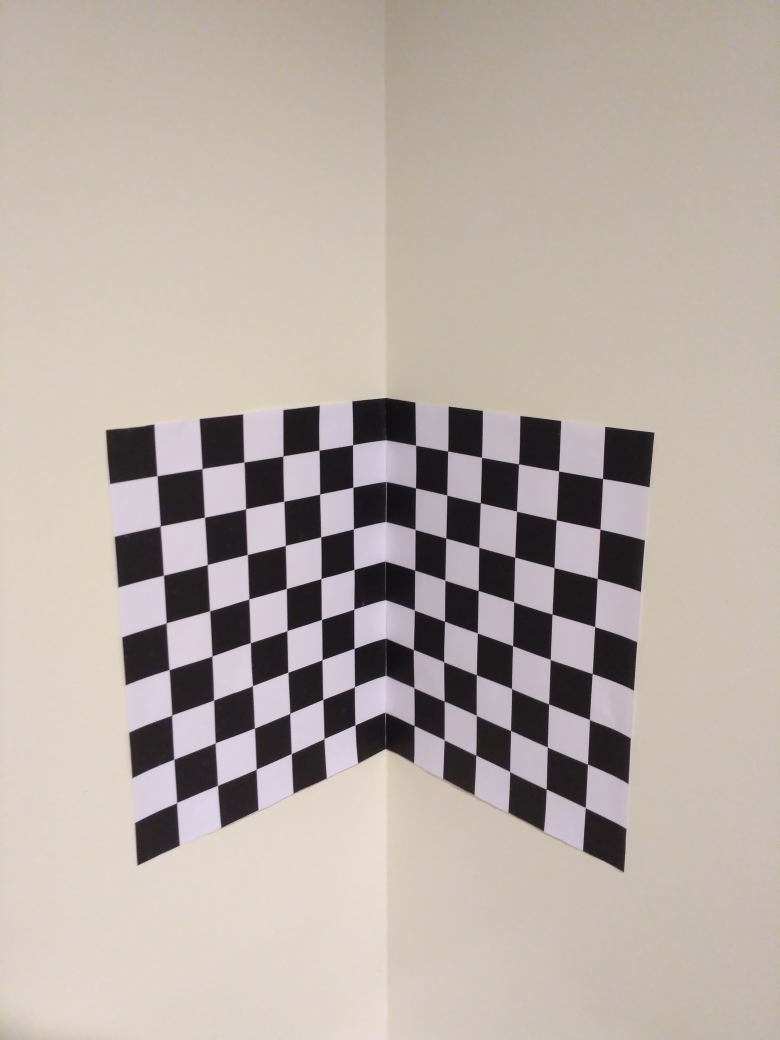
#> input picture assignment-1/images/Section-1/calib-object.jpg, 3120 x 4160 px (shown at 1/4 size)
$ jupyter execute Q1.ipynb   (shell and % lines are left out)
#> lines starting #> are read from the running program, lines starting #| are printed output that depends on the picture
[cell 1]
import cv2
import numpy as np
import matplotlib.pyplot as plt

import matplotlib.image as mpimg

np.set_printoptions(suppress=True)

This code defines the object points and performs Direct Linear Transform (DLT) using numpy's linalg.lstsq function. It calculates the projection matrix, P, from the intrinsic camera matrix, K, and extrinsic matrix, E. Then it projects the object points to the image points and calculate the error between these two points. Finally, it plots the image with the object points and image points, showing the error.

This code is showing a basic example of camera calibration without using OpenCV libraries and it may need to be adjusted to match your specific use case. Additionally, you may have to use more complex camera model with more parameters for more accurate calibration.

[cell 2]
# Load the image

img=mpimg.imread('../images/Section-1/calib-object.jpg')
#> img is the input picture: shape (4160, 3120, 3); mean R, G, B 183.5, 172.4, 165.1
imgplot = plt.imshow(img)

[cell 3]
# [13 lines of commented-out code are left out]

[cell 4]
image_coords= np.array([
        (982,2046),  (986,2228),  (1004,2396), (1009,2586), (1017,2745),
        (1925,2015), (1920,2192), (1920,2369), (1920,2541), (1916,2705),
        (1287,2161), (1292,2316), (1292,2484),
        (1783,2488), (1787,2329), (1787,2161),
        (1544,2091), (1544,2245), (1544,2400), (1548,2555)
    ])

[cell 5]
fig = plt.figure(figsize=(10,10))
imgplot = plt.imshow(img)

N = len(image_coords)

colors = np.random.rand(N)
colors[0:5] = colors[0]
colors[5:10] = colors[5]
colors[10:13] = colors[10]
colors[13:16] = colors[13]
colors[16:20] = colors[16]

area = (10 * np.ones(N))**2

plt.scatter(image_coords[:,0], image_coords[:,1], c=colors, s=area)
plt.show()
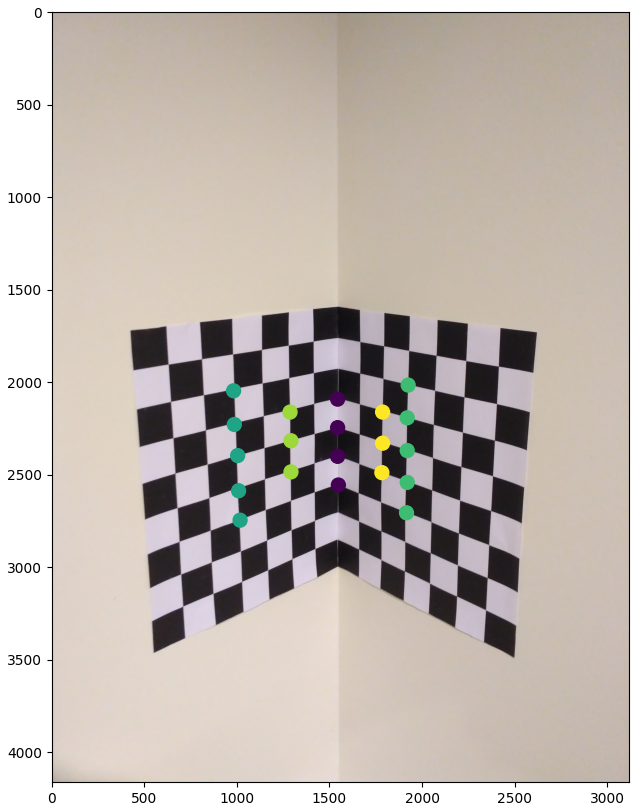
#> figure drawn by matplotlib, 1 panel

[cell 6]
# Keeping this for reference
# image_coords= np.array([
#         (982,2046),  (986,2228),  (1004,2396), (1009,2586), (1017,2745),
#         (1925,2015), (1920,2192), (1920,2369), (1920,2541), (1916,2705),
#         (1287,2161), (1292,2316), (1292,2484),
#         (1783,2488), (1787,2329), (1787,2161),
#         (1544,2091), (1544,2245), (1544,2400), (1548,2555)
#     ])

[cell 7]
# Respe
world_coords = np.array([
                    [0,2,4], [0,3,4], [0,4,4], [0,5,4], [0,6,4],
                    [3,2,0], [3,3,0], [3,4,0], [3,5,0], [3,6,0],
                    [0,3,2], [0,4,2], [0,5,2],
                    [2,5,0], [2,4,0], [2,3,0],
                    [0,3,0], [0,4,0], [0,5,0], [0,6,0]
                ])

[cell 8]
# Makes a matrix homogeneous - appends one to the end of each row
def make_homo(no_homo):
    homo = np.hstack([no_homo, np.ones(no_homo.shape[0]).reshape(-1,1)])
    return homo

[cell 9]
# small x denotes the image coordinates
x = make_homo(image_coords)

# big X denotes the world coordinates
X = make_homo(world_coords)

[cell 10]
# idx_s = [1, 3, 5, 7, 9, 11, 13, 16, 18]
# x = x[idx_s]
# X = X[idx_s]

[cell 11]
def Normalization(nd,x):
    '''
    Normalization of coordinates (centroid to the origin and mean distance of sqrt(2 or 3).
    Inputs:
     nd: number of dimensions (2 for 2D; 3 for 3D)
     x: the data to be normalized (directions at different columns and points at rows)
    Outputs:
     Tr: the transformation matrix (translation plus scaling)
     x: the transformed data
    '''

    x = np.asarray(x)
    m, s = np.mean(x,0), np.std(x)
    if nd==2:
        Tr = np.array([[s, 0, m[0]], [0, s, m[1]], [0, 0, 1]])
    else:
        Tr = np.array([[s, 0, 0, m[0]], [0, s, 0, m[1]], [0, 0, s, m[2]], [0, 0, 0, 1]])

    Tr = np.linalg.inv(Tr)
    x = np.dot( Tr, x.T )
    x = x.T

    return Tr, x

def DLT(x, X):
    # Txyz, X = Normalization(3, X)
    # Tuv, x = Normalization(2, x)

    A = []
    for i in range(x.shape[0]):
        A.append(
            [X[i][0], X[i][1], X[i][2], X[i][3],       0,       0,       0,       0, -x[i][0]*X[i][0], -x[i][0]*X[i][1], -x[i][0]*X[i][2], -x[i][0]]
            )
        A.append(
            [      0,       0,       0,       0, X[i][0], X[i][1], X[i][2], X[i][3], -x[i][1]*X[i][0], -x[i][1]*X[i][1], -x[i][1]*X[i][2], -x[i][1]]
            )

    A = np.asarray(A) * -1

    U,S,V = np.linalg.svd(A)

    # The column of V is the solution corresponding to the smallest singular value
    P = V[np.argmin(S)]

    # Reshape P to 3x4
    P = P.reshape(3,4)

    P = P/P[2, 3]


    # [6 lines of commented-out code are left out]

    return P

[cell 12]
P = DLT(x, X)

P

[cell 13]
def project_points(P, X):
    x = P @ X.T
    x = x/x[2]
    return x.T[:, :2]

def get_projection_error(x, x_proj):
    return np.mean(np.linalg.norm(x_proj - x, axis=1))

[cell 14]
x_proj = make_homo(project_points(P, X))
get_projection_error(x, x_proj)

[cell 15]
x_proj - x

[cell 16]
fig = plt.figure(figsize=(10,10))

imgplot = plt.imshow(img)

colors = np.random.rand(N)
area = (10 * np.ones(N))**2

plt.scatter(x[:, 0], x[:,1], c = 'r', s = area)
plt.scatter(x_proj[:, 0], x_proj[:,1], c = 'b', s = area)
plt.show()

[cell 17]
P

[cell 18]
def get_properties(P):
    KR = P[:, :3]
    Kt = P[:, 3]

    K, R  = np.linalg.qr(KR)

    K = K/K[2, 2]
    K_inv = np.linalg.pinv(K)

    t = K_inv @ Kt
    return K, R, t

[cell 19]
K, R, t = get_properties(P)

K, R, t

[cell 20]
def generate_projection_matrix(K, R, t):
    E = np.hstack([R, np.atleast_2d(t).T])
    I = K

    P = I @ E
    return P

[cell 21]
P2 = generate_projection_matrix(K, R, t)

P2

[cell 22]
P

[cell 23]
x_reproj = make_homo(project_points(P2, X))
get_projection_error(x_reproj, x)

[cell 24]
fig = plt.figure(figsize=(10,10))

imgplot = plt.imshow(img)

colors = np.random.rand(N)
area = (10 * np.ones(N))**2

plt.scatter(x[:, 0], x[:,1], c = 'r', s = area)
plt.scatter(x_proj[:, 0], x_proj[:,1], c = 'b', s = area)
plt.scatter(x_reproj[:, 0], x_reproj[:,1], c = 'g', s = area)

plt.show()

[cell 25]
def scale_world(world_coords, chess_block_shape):
    world_coords[:, 0] = world_coords[:, 0] * chess_block_shape[0]
    world_coords[:, 1] = world_coords[:, 1] * chess_block_shape[1]
    world_coords[:, 2] = world_coords[:, 2] * chess_block_shape[0]
    return world_coords

# Experiments

[cell 26]
image_coords_og = np.array([
        (982,2046),  (986,2228),  (1004,2396), (1009,2586), (1017,2745),
        (1925,2015), (1920,2192), (1920,2369), (1920,2541), (1916,2705),
        (1287,2161), (1292,2316), (1292,2484),
        (1783,2488), (1787,2329), (1787,2161),
        (1544,2091), (1544,2245), (1544,2400), (1548,2555)
    ])

world_coords_og = np.array([
                    [0,2,4], [0,3,4], [0,4,4], [0,5,4], [0,6,4],
                    [3,2,0], [3,3,0], [3,4,0], [3,5,0], [3,6,0],
                    [0,3,2], [0,4,2], [0,5,2],
                    [2,5,0], [2,4,0], [2,3,0],
                    [0,3,0], [0,4,0], [0,5,0], [0,6,0]
                ])

### Experiment 1

##### ChessBlock shape :- 2800mm x 2800mm -> 2.8cm x 2.8cm

[cell 27]
world_coords = scale_world(world_coords_og, (2.8, 2.8))
image_coords = image_coords_og

[cell 28]
x = make_homo(image_coords)
X = make_homo(world_coords)

# A -> Estimate Camaera Projection Matrix - P
P = DLT(x, X)
